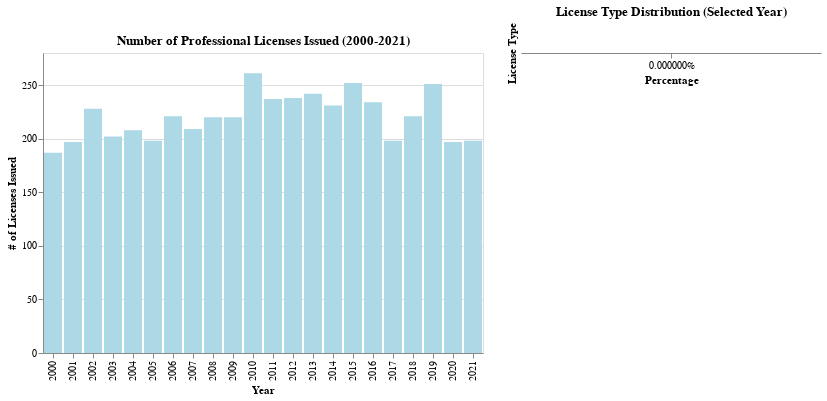

The notebook cell this image was saved under:
### Code cell
(chart1 | chart2)

### Figure 1 — Vega-Lite specification as saved in the notebook (floating-point values rounded to 4 significant figures; data arrays with more than 128 entries replaced by an {"elided": "..."} marker saying what was removed)
{"config": {"view": {"continuousWidth": 300, "continuousHeight": 300}}, "hconcat": [{"data": {"name": "data-71b340e88de8bf57810d675208d2cc35"}, "mark": {"type": "bar"}, "encoding": {"color": {"condition": {"param": "selYear", "value": "steelblue", "empty": false}, "value": "lightblue"}, "tooltip": [{"field": "Issue Year", "type": "ordinal"}, {"field": "Number of Licenses", "type": "quantitative"}], "x": {"field": "Issue Year", "title": "Year", "type": "ordinal"}, "y": {"field": "Number of Licenses", "title": "# of Licenses Issued", "type": "quantitative"}}, "name": "view_9", "title": "Number of Professional Licenses Issued (2000-2021)"}, {"data": {"name": "data-d34ddd02fc8d48588c8bed74beeddd3a"}, "mark": {"type": "bar"}, "encoding": {"tooltip": [{"field": "Issue Year", "type": "ordinal"}, {"field": "License Type", "type": "nominal"}, {"field": "Percentage", "type": "quantitative"}], "x": {"axis": {"format": "%"}, "field": "Percentage", "type": "quantitative"}, "y": {"field": "License Type", "sort": "-x", "title": "License Type", "type": "nominal"}}, "title": "License Type Distribution (Selected Year)", "transform": [{"filter": {"param": "selYear", "empty": false}}]}], "params": [{"name": "selYear", "select": {"type": "point", "fields": ["Issue Year"], "nearest": true, "on": "click"}, "views": ["view_9"]}], "$schema": "https://vega.github.io/schema/vega-lite/v5.20.1.json", "datasets": {"data-71b340e88de8bf57810d675208d2cc35": [{"Issue Year": 2000, "Number of Licenses": 187}, {"Issue Year": 2001, "Number of Licenses": 197}, {"Issue Year": 2002, "Number of Licenses": 228}, {"Issue Year": 2003, "Number of Licenses": 202}, {"Issue Year": 2004, "Number of Licenses": 208}, {"Issue Year": 2005, "Number of Licenses": 198}, {"Issue Year": 2006, "Number of Licenses": 221}, {"Issue Year": 2007, "Number of Licenses": 209}, {"Issue Year": 2008, "Number of Licenses": 220}, {"Issue Year": 2009, "Number of Licenses": 220}, {"Issue Year": 2010, "Number of Licenses": 261}, {"Issue Year": 2011, "Number of Licenses": 237}, {"Issue Year": 2012, "Number of Licenses": 238}, {"Issue Year": 2013, "Number of Licenses": 242}, {"Issue Year": 2014, "Number of Licenses": 231}, {"Issue Year": 2015, "Number of Licenses": 252}, {"Issue Year": 2016, "Number of Licenses": 234}, {"Issue Year": 2017, "Number of Licenses": 198}, {"Issue Year": 2018, "Number of Licenses": 221}, {"Issue Year": 2019, "Number of Licenses": 251}, {"Issue Year": 2020, "Number of Licenses": 197}, {"Issue Year": 2021, "Number of Licenses": 198}], "data-d34ddd02fc8d48588c8bed74beeddd3a": {"elided": "254 records"}}}
